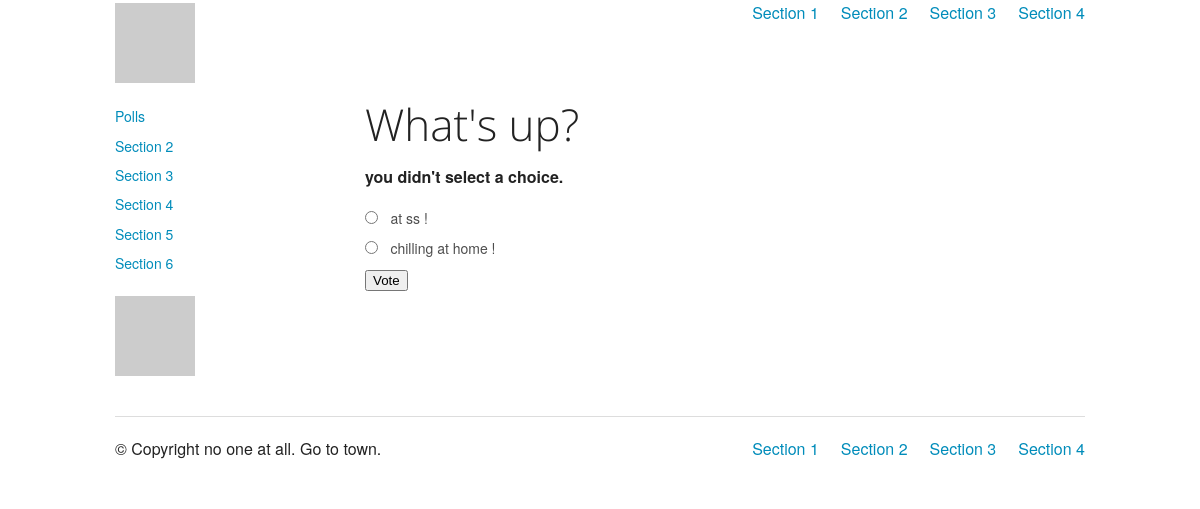
/polls/2/vote/, run on the app's committed database.
### polls/models.py (models this page shows, shortened)
class Question(models.Model):
	question_text = models.CharField(max_length=200)
	pub_date = models.DateTimeField('date published')
	def was_published_recently(self):
		return self.pub_date >= timezone.now() - datetime.timedelta(days=1)
	was_published_recently.admin_order_field = 'pub_date'
	was_published_recently.boolean = True
	was_published_recently.short_description = 'Published recently?'

class Choice(models.Model):
	question = models.ForeignKey(Question)
	choice_text = models.CharField(max_length=200)
	votes = models.IntegerField(default=0)

### polls/views.py (the view)
# urls.py: url(r'^(?P<question_id>\d+)/vote/$',views.vote, name='vote'),
def vote(request, question_id):
	p = get_object_or_404(Question, pk=question_id)
	try:
		selected_choice = p.choice_set.get(pk=request.POST['choice'])
	except (KeyError, Choice.DoesNotExist):
		return render(request, 'polls/detail.html',{
			'question': p,
			'error_message': "you didn't select a choice.",
			})
	else:
		selected_choice.votes += 1
		selected_choice.save()
        return HttpResponseRedirect(reverse('polls:results', args=(p.id,)))

### polls/templates/polls/detail.html (shortened to what this page needs)
{%extends 'base.html'%}
{%block content%}
<h1>{{question.question_text}}</h1>
{%if error_message%}<p><strong>{{error_message}}</strong></p>{%endif%}
<form action="{% url 'polls:vote' question.id %}" method="post">
	{% for choice in question.choice_set.all %}
		<input type="radio" name="choice" id="choice{{forloop.counter}}" value="{{choice.id}}"/>
		<label for="choice{{ forloop.counter }}">{{ choice.choice_text }} </label><br/>
	{% endfor %}
	<input type="submit" value="Vote" />
</form>
{% endblock %}

### data on the page
Question: question_text "What's up?"
Choice: choice_text "at ss !"
Choice: choice_text "chilling at home !"

### other printed values
{{ error_message }} "you didn't select a choice."
